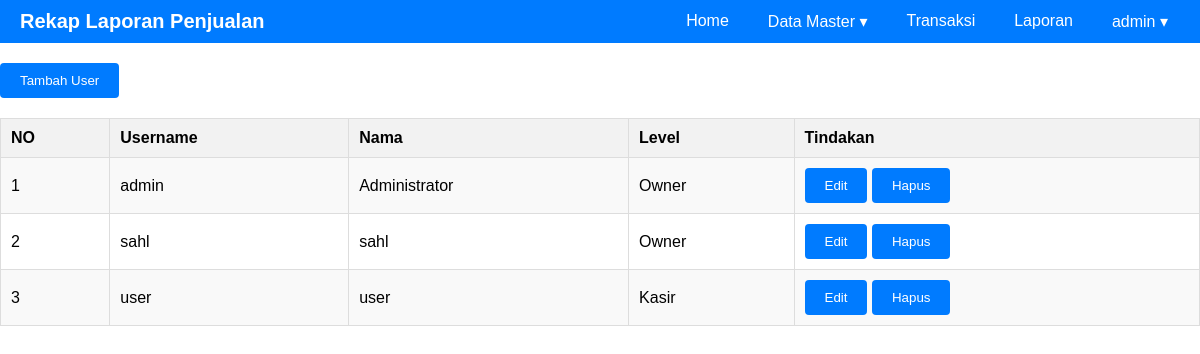
Page /home/user/index.php (signed in) on the committed database.
### tables this page shows
CREATE TABLE `user` (
  `id_user` tinyint NOT NULL,
  `username` varchar(30) NOT NULL,
  `password` varchar(35) NOT NULL,
  `nama` varchar(50) NOT NULL,
  `alamat` varchar(150) NOT NULL,
  `hp` varchar(20) NOT NULL,
  `level` tinyint(1) NOT NULL
);

### home/user/index.php (the view, shortened to what this page needs)
<?php
require_once("../../koneksi.php");
$result = mysqli_query($conn,"SELECT * FROM user");
?>
<!DOCTYPE html>
<html lang="en">
<head>
    <link rel="stylesheet" href="style.css">
</head>
<body>
<?php include_once("../../navbar.php"); ?>
    <a href="TambahDataUser.php"><button>Tambah User</button></a>
    <table border="1">
        <tr>
            <th>NO</th>
            <th>Username</th>
            <th>Nama</th>
            <th>Level</th>
            <th>Tindakan</th>
        </tr>
        <?php foreach($result as $i => $row):?>
            <tr>
                <td><?=$i+1?></td>
                <td><?=htmlspecialchars($row['username'])?></td>
                <td><?=htmlspecialchars($row['nama'])?></td>
                <td><?=htmlspecialchars($row['level']== "1" ? "Owner" : "Kasir")?></td>
                <td>
                    <form action="EditDataUser.php" method="post" style="display: inline">
                        <button type="submit" name="edit" >Edit</button>
                    </form>
                    <form action="HapusDataUser.php" method="post" style="display: inline">
                        <button type="submit" name="hapus" onclick="return confirm('Apakah anda yakin ingin menghapus data user ini?')">Hapus</button>
                    </form>
                </td>
            </tr>
            <?php endforeach?>
    </table>
</body>
</html>

### home/user/style.css (style rules this page uses)
body { margin: 0; font-family: Arial, sans-serif; }
button { background-color: #007bff; color: white; border: none; padding: 10px 20px; cursor: pointer; border-radius: 4px; transition: background-color 0.3s; }
table { width: 100%; margin-top: 20px; border-collapse: collapse; background-color: #ffffff; }
th, td { padding: 10px; text-align: left; border: 1px solid #ddd; }
th { background-color: #f2f2f2; font-weight: bold; }
tr:nth-child(even) { background-color: #f9f9f9; }
a { text-decoration: none; color: inherit; }

### rows in the picture
user: username "admin", nama "Administrator", level "Owner"
user: username "sahl", nama "sahl", level "Owner"
user: username "user", nama "user", level "Kasir"

### other values in the picture
$_SESSION['username'] "admin"
